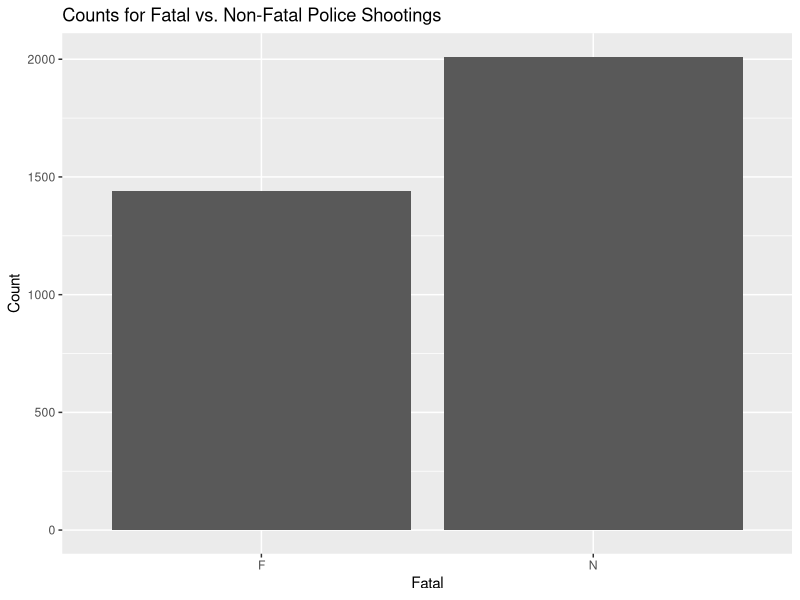
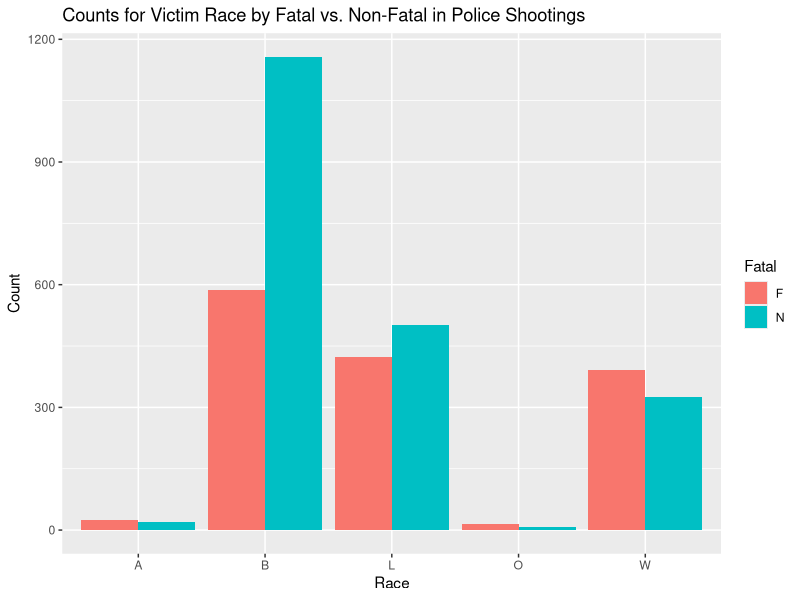
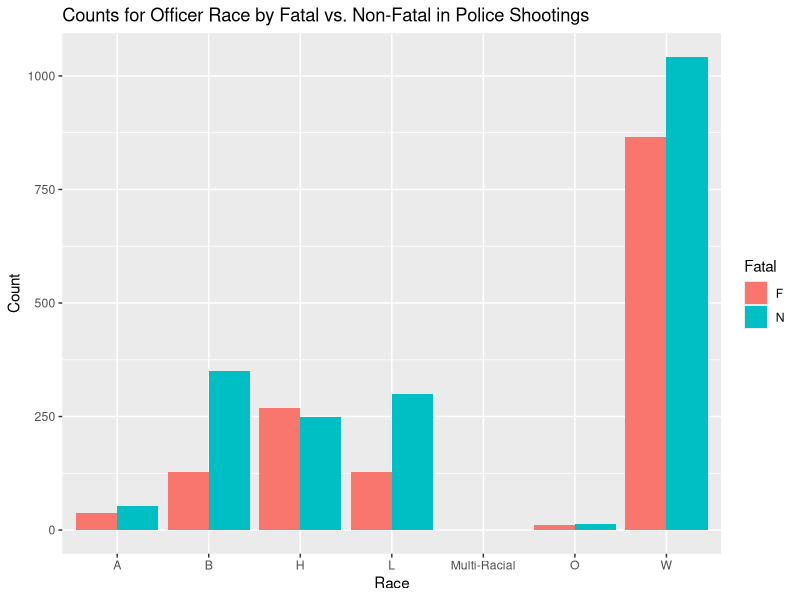
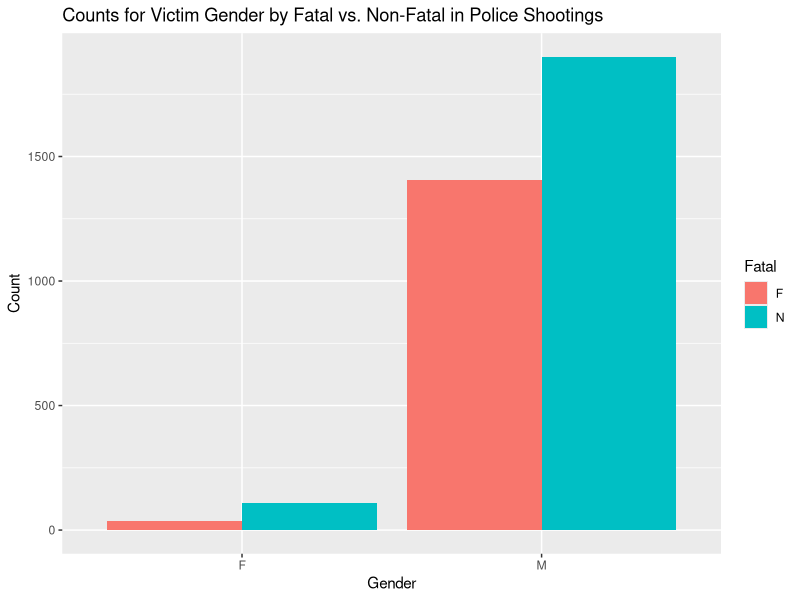
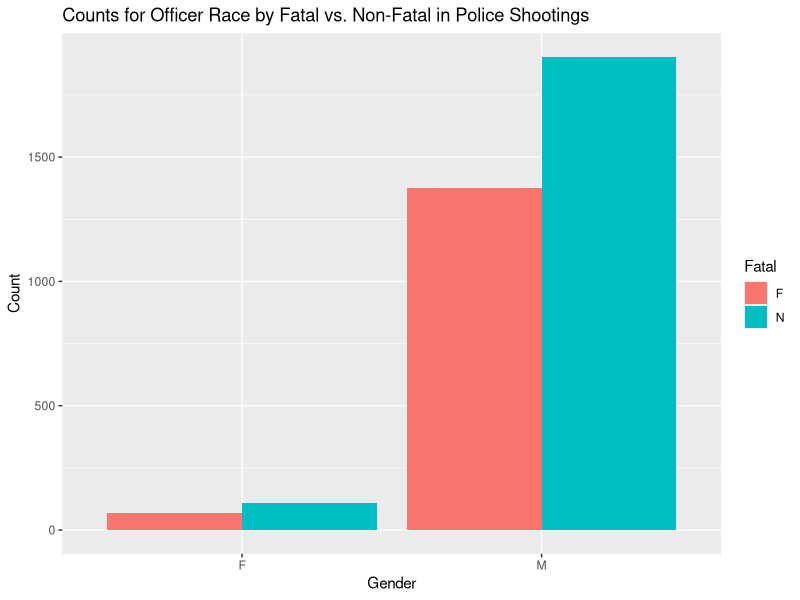
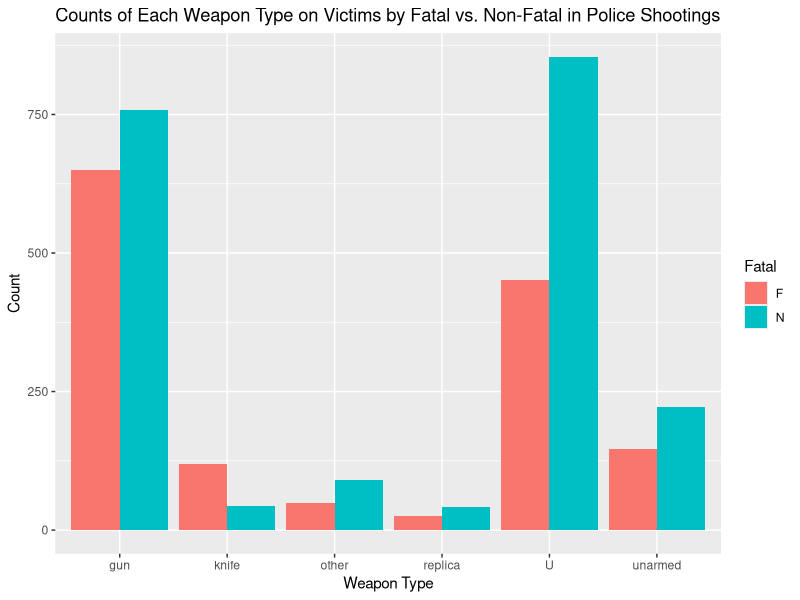

Write R code to recreate these figures, in order. (Note: this script raises an error after producing the figures.)
## ---- chunk 1
knitr::opts_chunk$set(echo = FALSE, warning = FALSE, message = FALSE)
## ---- chunk 2
library(ggplot2)
library(dplyr)
library(tidyr)
library(tidyverse)
## ---- chunk 3
# Shootings
all <- read.csv("data/allshootingsdata.csv")
all <- all %>% 
  mutate(id = paste0("C", row_number()))

# Census Predictors
census <- read.csv("data/2013census.csv")[,-c(8,9)]
states <- lapply(census$department, function(x) str_extract_all(x,"\\([^()]+\\)")[[1]])
states <- substring(states, 2, nchar(states)-1)
census$state <- states

# Gun Law Predictors
gun_provisions <- read.csv("data/gun_provisions.csv") %>% 
  filter(year == 2013)
gun_provisions <- gun_provisions %>% 
  mutate(total_pr = rowSums(gun_provisions[,3:136]),
         deesc_train = ifelse(state %in% c("California", "New Mexico", "Texas", "Oklahoma", "South Dakota", "Illinois", "Indiana", "Tennessee", "Washington", "Missouri", "Georgia", "Ohio", "Maryland", "Massachusetts", "Connecticut", "Maine"), 1, 0)) %>% 
  select(state, total_pr, deesc_train)
gun_provisions$state <- state.abb[match(gun_provisions$state,state.name)]
## ---- chunk 4
all <- all %>% 
  select(-c("Date", "NatureOfStop", "Notes", "SubjectAge", "NumberOfShots", "Department", "FullNarrative", "fdate", "month", "day", "b", "l", "w", "a", "tr", "AvgAge", "VA", "F", "nshots", "sit"))

all <- all %>% 
  separate_rows(SubjectRace, SubjectGender, Fatal, sep = ";")

officer_gender <- sapply(str_split(all$OfficerGender, ";"), length)
officer_race <- sapply(str_split(all$OfficerRace, ";"), length)
out <- which((officer_gender == officer_race) == FALSE)
all <- all[-out,]

all <- all %>% 
  separate_rows(OfficerRace, OfficerGender, sep = ";") %>% 
  separate_rows(OfficerRace, OfficerGender, sep = ",") 

officer_gender2 <- sapply(str_split(all$OfficerGender, "/"), length)
officer_race2 <- sapply(str_split(all$OfficerRace, "/"), length)
out2 <- which((officer_gender2 == officer_race2) == FALSE)
all <- all[-out2,]

all$OfficerRace <- trimws(all$OfficerRace)
all$OfficerGender <- trimws(all$OfficerGender)
all$Fatal <- trimws(all$Fatal)

all <- all %>% 
  filter(SubjectRace != "U") %>% 
  filter(OfficerRace != "U") %>% 
  filter(OfficerRace != "Unknown") %>% 
  filter(OfficerRace != "NA") %>% 
  filter(OfficerRace != "") %>% 
  filter(OfficerRace != "I") %>% 
  filter(OfficerGender != "U") %>% 
  filter(OfficerGender != "N") %>% 
  filter(SubjectGender != "U") %>% 
  filter(SubjectGender != "N") %>% 
  filter(Fatal != "U")

all$OfficerRace[all$OfficerRace == "WHITE"] <- "W"
all$OfficerRace[all$OfficerRace == "BLACK"] <- "B"
all$OfficerRace[all$OfficerRace == "ASIAN"] <- "A"

all$OfficerGender[all$OfficerGender == "FEMALE"] <- "F"
all$OfficerGender[all$OfficerGender == "MALE"] <- "M"
all$OfficerGender[all$OfficerGender == "Male"] <- "M"
## ---- chunk 5
temp <- all %>% 
  group_by(Fatal) %>% 
  summarise(count = n())

ggplot(temp, aes(x=Fatal, y=count)) + 
  geom_bar(stat="identity") + 
  labs(x = "Fatal", y = "Count", title = "Counts for Fatal vs. Non-Fatal Police Shootings") 
## ---- chunk 6
temp <- all %>% 
  group_by(Fatal, SubjectRace) %>% 
  summarise(race_count = n())

ggplot(temp, aes(x=SubjectRace, y=race_count, fill = Fatal)) + 
  geom_bar(position="dodge", stat="identity") + 
  labs(x = "Race", y = "Count", title = "Counts for Victim Race by Fatal vs. Non-Fatal in Police Shootings") 

temp2 <- all %>% 
  group_by(Fatal, OfficerRace) %>% 
  summarise(race_count = n())

ggplot(temp2, aes(x=OfficerRace, y=race_count, fill = Fatal)) + 
  geom_bar(position="dodge", stat="identity") + 
  labs(x = "Race", y = "Count", title = "Counts for Officer Race by Fatal vs. Non-Fatal in Police Shootings") 
## ---- chunk 7
temp <- all %>% 
  group_by(Fatal, SubjectGender) %>% 
  summarise(gender_count = n())

ggplot(temp, aes(x=SubjectGender, y=gender_count, fill = Fatal)) + 
  geom_bar(position="dodge", stat="identity") + 
  labs(x = "Gender", y = "Count", title = "Counts for Victim Gender by Fatal vs. Non-Fatal in Police Shootings") 

temp2 <- all %>% 
  group_by(Fatal, OfficerGender) %>% 
  summarise(gender_count = n())

ggplot(temp2, aes(x=OfficerGender, y=gender_count, fill = Fatal)) + 
  geom_bar(position="dodge", stat="identity") + 
  labs(x = "Gender", y = "Count", title = "Counts for Officer Race by Fatal vs. Non-Fatal in Police Shootings") 
## ---- chunk 8
temp <- all %>% 
  group_by(Fatal, weapon) %>% 
  summarise(count = n())

ggplot(temp, aes(x=weapon, y=count, fill = Fatal)) + 
  geom_bar(position="dodge", stat="identity") + 
  labs(x = "Weapon Type", y = "Count", title = "Counts of Each Weapon Type on Victims by Fatal vs. Non-Fatal in Police Shootings") 
## ---- chunk 9
cinn <- cincinnati %>% 
  select(RACE, SEX, TYPE) %>% 
  rename(race = RACE, gender = SEX, fatal = TYPE) %>% 
  mutate(city = "Cincinnati")

phil <- philly %>% 
  select(race, sex, fatal) %>% 
  rename(gender = sex) %>% 
  mutate(city = "Philadelphia")

comp <- rbind(cinn, phil) 

comp <- comp %>%
  filter(race != "UNKNOWN") %>% 
  filter (race != "") %>% 
  filter(race != "UNK") %>% 
  filter(gender != "")

comp$race[comp$race == "WHITE"] <- "W"
comp$race[comp$race == "BLACK"] <- "B"
comp$race[comp$race == "OTHER"] <- "O"
comp$race[comp$race == "HISPANIC"] <- "H"

comp$gender[comp$gender == "MALE"] <- "M"
comp$gender[comp$gender == "FEMALE"] <- "F"

comp$fatal[comp$fatal == "0"] <- "N"
comp$fatal[comp$fatal == "1"] <- "F"
comp$fatal[comp$fatal == "NONFATAL"] <- "N"
comp$fatal[comp$fatal == "FATAL"] <- "F"
## ---- chunk 10
temp <- comp %>% 
  group_by(fatal) %>% 
  summarise(count = n())

ggplot(temp, aes(x=fatal, y=count)) + 
  geom_bar(stat="identity") + 
  labs(x = "Fatal", y = "Count", title = "Counts for Fatal vs. Non-Fatal Police Shootings") 
## ---- chunk 11
temp <- comp %>% 
  group_by(fatal, race) %>% 
  summarise(count = n())

ggplot(temp, aes(x=race, y=count, fill = fatal)) + 
  geom_bar(position="dodge", stat="identity") + 
  labs(x = "Race", y = "Count", title = "Counts for Victim Race by Fatal vs. Non-Fatal in All Shootings") 
## ---- chunk 12
temp <- comp %>% 
  group_by(fatal, gender) %>% 
  summarise(count = n())

ggplot(temp, aes(x=gender, y=count, fill = fatal)) + 
  geom_bar(position="dodge", stat="identity") + 
  labs(x = "Gender", y = "Count", title = "Counts for Victim Gender by Fatal vs. Non-Fatal in All Shootings") 
## ---- chunk 13

